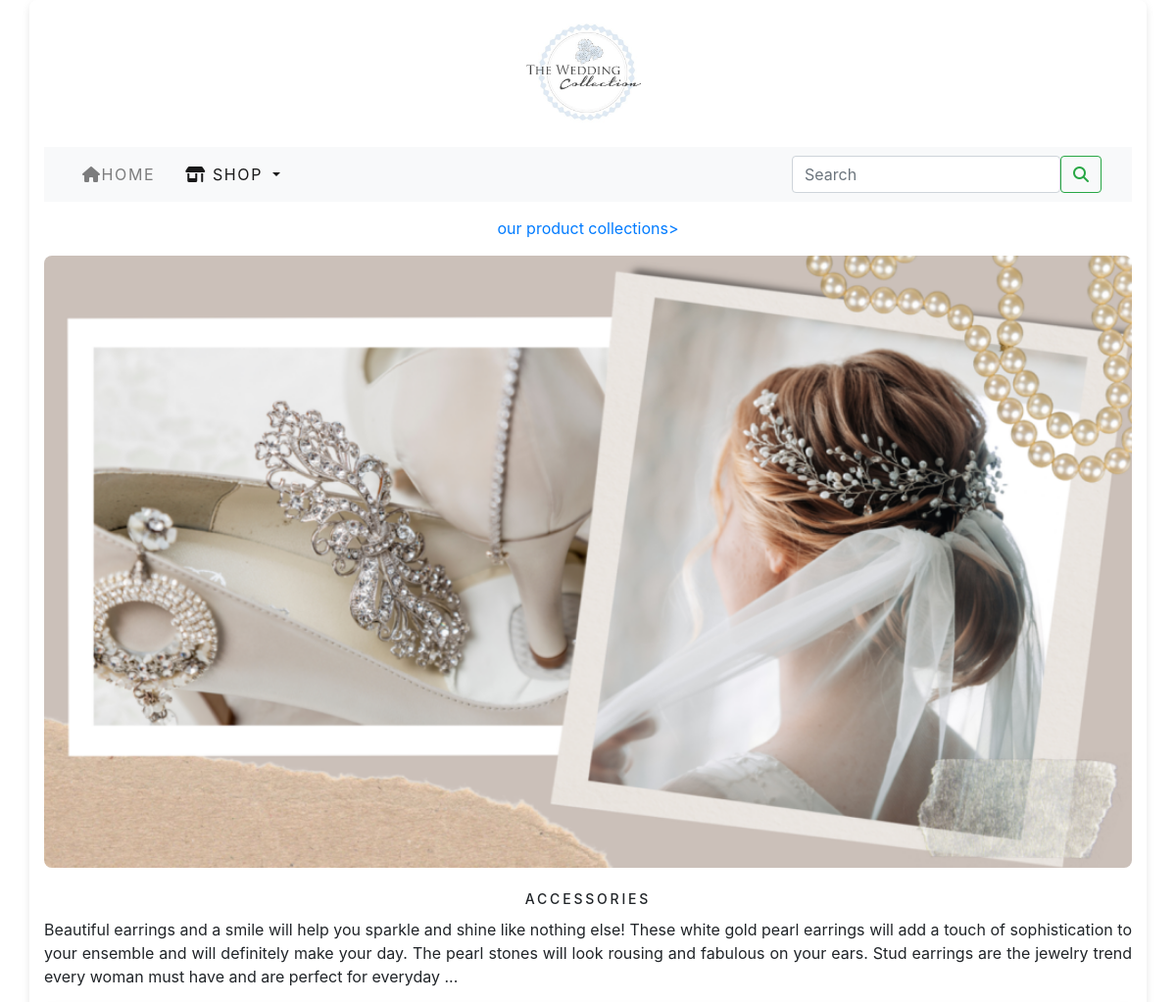
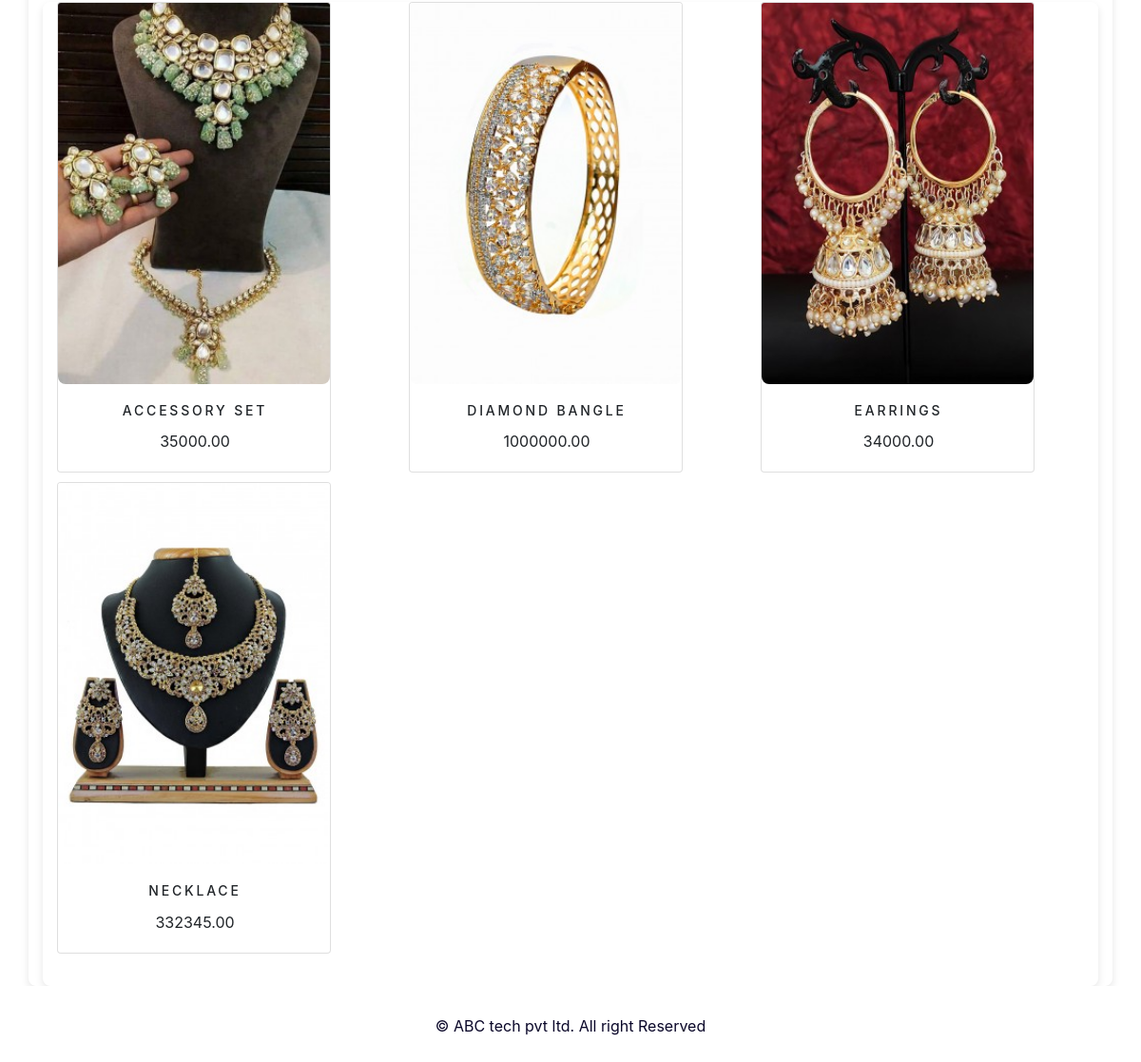
Screenshot of /shop/Accessories/ with the database file from the repository (2 pictures, top to bottom).
### shop/models.py (models this page shows, shortened)
class Category(models.Model):
    name = models.CharField(max_length=250, unique=True)
    slug = models.SlugField(max_length=250, unique=True)
    description = models.TextField(blank=True)
    image = models.ImageField(upload_to='category', blank=True)
    class Meta:
        ordering = ('name',)
        verbose_name = 'category'
        verbose_name_plural = 'categories'
    def get_url(self):
        return reverse('shop:products_by_category', args=[self.slug])

class Product(models.Model):
    name = models.CharField(max_length=250, unique=True)
    slug = models.SlugField(max_length=250, unique=True)
    description = models.TextField(blank=True)
    price = models.DecimalField(max_digits=10, decimal_places=2)
    category = models.ForeignKey(Category, on_delete=models.CASCADE)
    image = models.ImageField(upload_to='product', blank=True)
    stock = models.IntegerField()
    available = models.BooleanField(default=True)
    created = models.DateTimeField(auto_now_add=True)
    updated = models.DateTimeField(auto_now=True)
    def get_url(self):
        return reverse('shop:prodCatdetail', args=[self.category.slug, self.slug])
    class Meta:
        ordering = ('name',)
        verbose_name = 'product'
        verbose_name_plural = 'products'

### shop/views.py (the view)
# urls.py: path('',views.allProdCat,name='allProdCat'),
def allProdCat(request, c_slug=None):
    c_page = None
    products_list = None
    if c_slug != None:
        c_page = get_object_or_404(Category, slug=c_slug)
        products_list = Product.objects.all().filter(category=c_page, available=True)
    else:
        products_list = Product.objects.all().filter(available=True)
    paginator = Paginator(products_list, 6)
    try:
        page = int(request.GET.get('page', '1'))
    except:
        page = 1
    try:
        products = paginator.page(page)
    except(EmptyPage, InvalidPage):
        products = paginator.page(paginator.num_pages)
    return render(request, "category.html", {'category': c_page, 'products': products})

### cart/context_processors.py (called while the page is built)
def counter(request):
    item_count=0
    if 'admin' in request.path:
        return {}
    else:
        try:
            cart=Cart.objects.filter(cart_id=_cart_id(request))
            car_items=CartItem.objects.all().filter(cart=cart[:1])
            for car_item in car_items:
                item_count+=car_item.quantity
        except Cart.DoesNotExist:
            item_count=0
    return dict(item_count=item_count)

### cart/views.py (called while the page is built)
def _cart_id(request):
    cart = request.session.session_key
    if not cart:
        cart = request.session.create()
    return cart

### shop/context_processors.py (called while the page is built)
def menu_links(request):
    links = Category.objects.all()
    return dict(links=links)

### template/category.html (shortened to what this page needs)
{% extends 'base.html' %}
{% load static %}
{% block content %}
    {% if category %}
        <div>
            <div class="row my_row_class">
                <div class="mx-auto">
                    <p><a href="{% url 'shop:allProdCat' %}">our product collections></a></p>
                </div>
            </div>
        </div>
    {% endif %}
    <div class="mx_auto">
        {% if category %}
            <img class="my_image" src="{{category.image.url}}" alt="{{category.name}}" width="100">
        </div>
        <br>
        <div>
            <h1 class="text-center my_title">{{category.name}}</h1>
            <p class="text-justify">{{category.description}}</p>
        </div>
    {% endif %}
    <div class="container">
        <div class="row mx_auto">
            {% for product in products.object_list %}
                <div class="my_bottom_margin col-8 col-sm-6 col-md-4 col-ig-4">
                    <div class="card text-center" style="width: 18rem;">
                        <a href="{{ product.get_url }}">
                            <img class="card-img-top my_image img-fluid" src="{{ product.image.url }}" alt="{{ product.name }}">
                        </a>
                        <div class="card-body" style="width: 18rem;">
                            <h4 class="card-title">{{ product.name }}</h4>
                            <p class="card-text">{{ product.price }}</p>
                        </div>
                    </div>
                </div>
            {% endfor %}
        </div>
        <br>
    </div>
{% endblock %}

### static/css/custom.css (style rules this page uses)
body { font-family: 'Kalnia', serif; }
.my_row_class { padding-top: 15px; }
.my_image { width:100%; height:auto; object-fit: cover; border-radius: 8px; box-shadow: 0 4px 8px rgba(0, 0, 0, 0.1) border-radius: 10px;; }
.my_title { font-size: 18px; text-transform: uppercase; letter-spacing: 0.2em; margin-bottom: 10px; }
.my_bottom_margin { margin-bottom:10px; }
.card-body h4 { font-size: 14px; text-transform: uppercase; letter-spacing: 0.2em; }
.container { width:100%; height:auto; object-fit: cover; border-radius: 8px; box-shadow: 0 4px 8px rgba(0, 0, 0, 0.1) }
.my_title { font-size:14px; }

### rows the page displays
Category: image (picture), name "ACCESSORIES", description "Beautiful earrings and a smile will help you sparkle and shine like nothing else! These white gold pearl earrings will add a touch of sophistication to your ensemble and will definitely make your day. The pearl stones will look rousing and fabulous on your ears. Stud earrings are the jewelry trend every woman must have and are perfect for everyday ..."
Product: image (picture), name "ACCESSORY SET", price "35000.00"
Product: image (picture), name "DIAMOND BANGLE", price "1000000.00"
Product: image (picture), name "EARRINGS", price "34000.00"
Product: image (picture), name "NECKLACE", price "332345.00"
